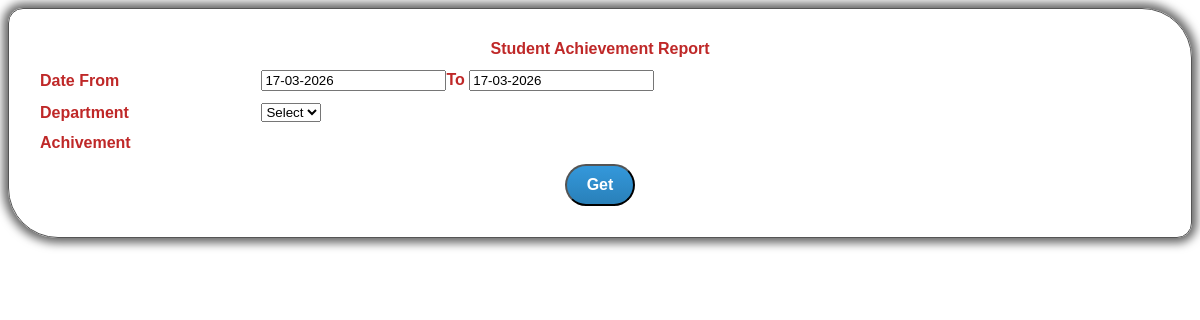
Before: /prompt/College/College/achievementreport.php with the older database file.
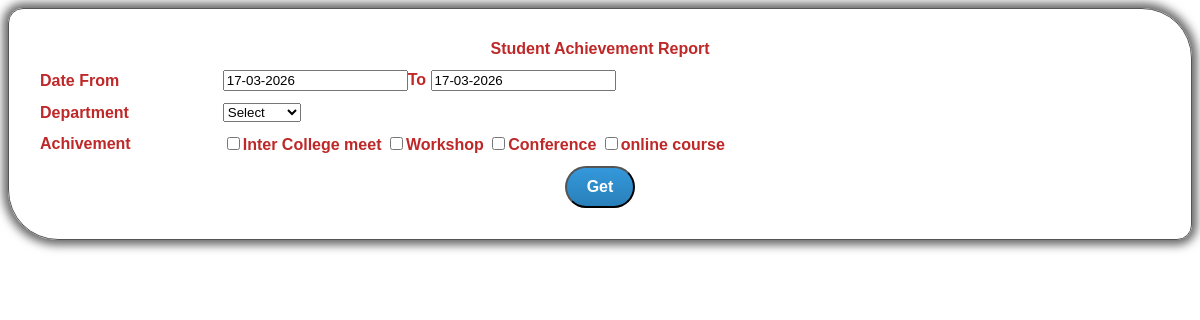
After: the same page with the newer database file.
### tables this page shows
CREATE TABLE `achievement` (
  `Name` varchar(30) NOT NULL
);

### prompt/College/College/achievementreport.php (the view, shortened to what this page needs)
<!DOCTYPE html PUBLIC "-//W3C//DTD XHTML 1.0 Transitional//EN" "http://www.w3.org/TR/xhtml1/DTD/xhtml1-transitional.dtd">
<html xmlns="http://www.w3.org/1999/xhtml">
<head>
<link href="css/web.css" rel="stylesheet" type="text/css" />
</head>
<body>
<div class="allblur">
<form action="#" method="post" onsubmit="">
<table cellspacing="10" class="font-stylec" width="100%">
<tr class="tableth"><td colspan="2" align="center">Student Achievement   Report</td>
</tr>
<tr>
<td>Date From</td>
<td><?php
  $tdt=date("d-m-Y");
             if(isset($_POST['fdate']))
                {
?>
<input type="Text" id="fdate" name="fdate" maxlength="20" size="20" value="<?php print $_POST['fdate']; ?>" onClick="javascript:NewCssCal('fdate','DDMMYYYY')" style="cursor:pointer"/>To
<?php
                 }
               else
                {
?>
<input type="Text" id="fdate" name="fdate" maxlength="20" size="20" value="<?php echo $tdt; ?>" onClick="javascript:NewCssCal('fdate','DDMMYYYY')" style="cursor:pointer"/>To
<?php
                }
              if(isset($_POST['tdate']))
                  {
?>
<input type="Text" id="tdate" name="tdate" maxlength="20" size="20" value="<?php print $_POST['tdate']; ?>" onClick="javascript:NewCssCal('tdate','DDMMYYYY')" style="cursor:pointer"/>
<?php
                 }
               else
                {
?>
<input type="Text" id="tdate" name="tdate" maxlength="20" size="20" value="<?php echo $tdt; ?>" onClick="javascript:NewCssCal('tdate','DDMMYYYY')" style="cursor:pointer"/>
<?php
                }
?>
</td></tr>
<tr>
<td>Department</td>
<td> <select name="dept" id="dept">
      <option value="Select">Select</option>
</select>
</td>
</tr>
<tr>
<td>Achivement</td>
<td>
    <?php
    $rs=mysql_query("select * from achievement");
    while($row=mysql_fetch_row($rs))
    {
?>
		<input type="checkbox"name="achive[]" value="<?php print $row[0]?>" id="dept"><?php print $row[0];?>
<?php
    }
   ?>
</td>
</tr>
<tr><td align="center" colspan="2"><input type="submit" value="Get" class="btn"></td></tr>
</form>
</div>
</body>
</html>

### prompt/College/College/css/Web.css (style rules this page uses)
.allblur { border: solid 1px #555; box-shadow: 0 0 10px 5px rgba(0,0,0,0.6); -moz-box-shadow: 0 0 10px 5px rgba(0,0,0,0.6); -webkit-box-shadow: 0 0 10px 5px rgba(0,0,0,0.6); -o-box-shadow: 0 0 10px 5px rgba(0,0,0,0.6); border-radius: 15px 50px; padding: 20px; }
.font-stylec { font-family: Arial, "Helvetica Neue", Helvetica, sans-serif; color: #BF2828; font-size: 12; padding: 5; font-weight: bold; }
.btn { background: #3498db; background-image: -webkit-linear-gradient(top, #3498db, #2980b9); background-image: -moz-linear-gradient(top, #3498db, #2980b9); background-image: -ms-linear-gradient(top, #3498db, #2980b9); background-image: -o-linear-gradient(top, #3498db, #2980b9); background-image: linear-gradient(to bottom, #3498db, #2980b9); -webkit-border-radius: 28; -moz-border-radius: 28; border-radius: 28px; font-family: Arial; font-weight: bold; color: #ffffff; font-size: 16px; padding: 10px 20px 10px 20px; text-decoration: none; }

Changed rows visible on the page:
added achievement: Name "Inter College meet"
added achievement: Name "Workshop"
added achievement: Name "Conference"
added achievement: Name "online course"
